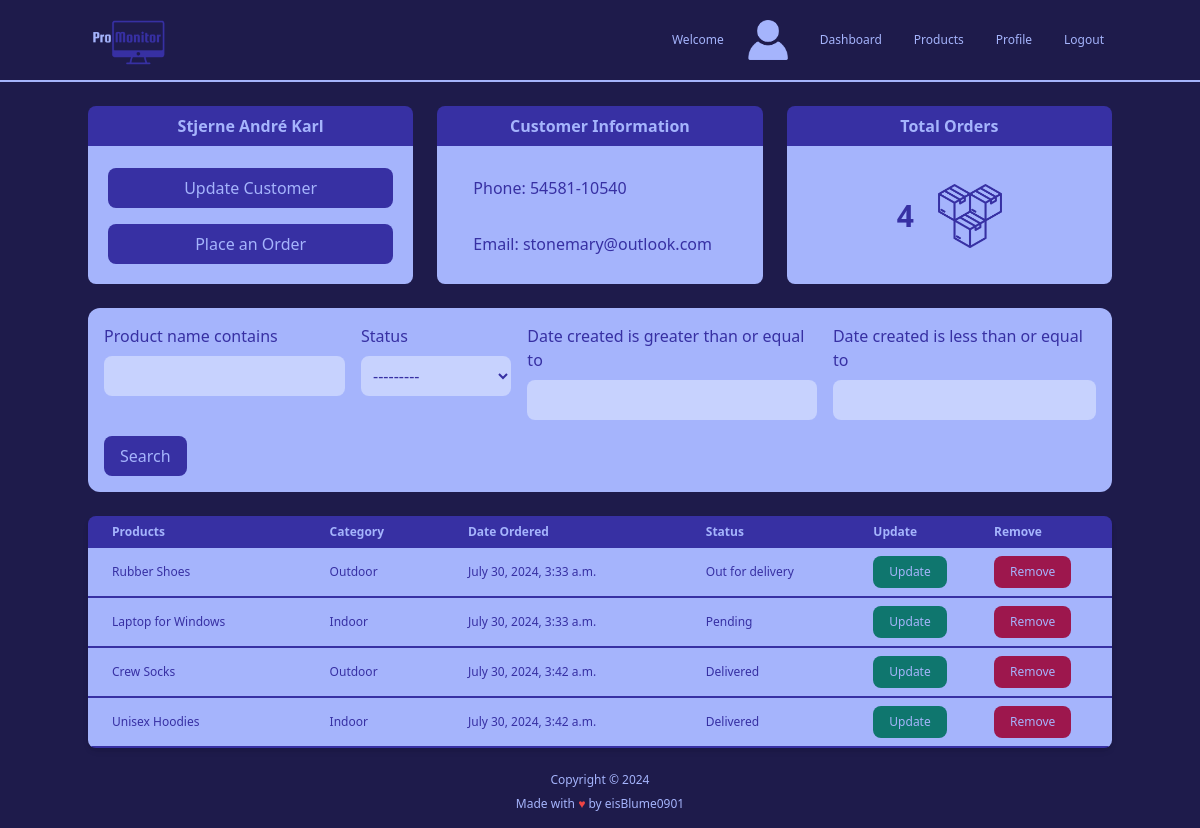
The page /customer/2/ (signed in) on the database its author committed.
### accounts/models.py (models this page shows, shortened)
class Customer(models.Model):
    user = models.OneToOneField(User, null=True, on_delete=models.CASCADE) # CASCADE means that if the user is deleted, the customer will also be deleted
    name = models.CharField(max_length=200, null=True)
    phone = models.CharField(max_length=200, null=True)
    email = models.EmailField(max_length=200, null=True)
    date_created = models.DateTimeField(auto_now_add=True, null=True)
    avatar = models.ImageField(null=True, blank=True, default='images/default_user_image.png')

class Order(models.Model):
    STATUS = (
        ('Pending', 'Pending'),
        ('Out for delivery', 'Out for delivery'),
        ('Delivered', 'Delivered'),
    )
    customer = models.ForeignKey(Customer, null=True, on_delete=models.SET_NULL)
    product = models.ForeignKey(Product, null=True, on_delete=models.SET_NULL)
    date_created = models.DateTimeField(auto_now_add=True, null=True)
    status = models.CharField(max_length=200, null=True, choices=STATUS)

class Product(models.Model):
    CATEGORY = (
        ('Indoor', 'Indoor'),
        ('Outdoor', 'Outdoor'),
    )
    name = models.CharField(max_length=200, null=True)
    price = models.FloatField(null=True)
    category = models.CharField(max_length=200, null=True, choices=CATEGORY)
    description = models.TextField(null=True, blank=True)
    date_created = models.DateTimeField(auto_now_add=True, null=True)
    tags = models.ManyToManyField('Tag')
    def __str__(self) -> str:
        return self.name if self.name else "Unknown Product"

### accounts/views.py (the view)
# urls.py: path('customer/<str:pk>/', views.customer, name="customer"),
@permission_required('accounts.view_customer', login_url='login')
def customer(request, pk):
    customer = get_object_or_404(Customer, id=pk) # Much better than Customer.objects.get(id=pk) because it will return a 404 error if the customer does not exist
    orders = customer.order_set.all()
    ordersCount = orders.count()
    orderFilter = OrderFilter(request.GET, queryset=orders)
    orders = orderFilter.qs # From all possible existing orders to filtered order
    context = {
        'customer': customer,
        'orders': orders,
        'ordersCount': ordersCount,
        'orderFilter': orderFilter,
    }
    return render(request, 'accounts/customer.html', context)

### templates/accounts/customer.html (shortened to what this page needs)
{% extends 'main.html' %}
{% block content %}
{% include 'partials/_home_navbar.html' %}
{% include 'partials/_customer_cards.html' %}
{% include 'partials/_search_bar.html' %}
{% include 'partials/_product_table.html' %}
{% endblock %}

### templates/partials/_customer_cards.html
{% load static %}
<div class="grid sm:grid-cols-1 md:grid-cols-2 lg:grid-cols-3 max-w-screen-lg mx-auto justify-between gap-6 mt-6">
    <div class="flex flex-col">
        <h1 class="text-md text-center text-indigo-300 font-bold rounded-t-lg bg-indigo-800 border-indigo-800 border-b-2 border-b-indigo-300 py-2">{{ customer.name }}</h1>
        <div class="rounded-b-lg bg-indigo-300 p-5">
            <div class="flex flex-col space-y-4">
                <button class="font-medium bg-indigo-800 text-indigo-300 rounded-lg hover:bg-indigo-200 hover:text-indigo-800 w-full px-4 py-2"><a href="{% url 'update_customer' customer.id %}">Update Customer</a></button>
                <button class="font-medium bg-indigo-800 text-indigo-300 rounded-lg hover:bg-indigo-200 hover:text-indigo-800 w-full px-4 py-2"><a href="{% url 'create_order' customer.id %}">Place an Order</a></button>
            </div>
        </div>
    </div>
    <div class="flex flex-col">
        <h1 class="text-md text-center text-indigo-300 font-bold rounded-t-lg bg-indigo-800 border-indigo-800 border-b-2 border-b-indigo-300 py-2">Customer Information</h1>
        <div class="text-indigo-800 font-medium rounded-b-lg bg-indigo-300 p-5">
            <div class="flex flex-col space-y-4">
                <p class="font-medium px-4 py-2">Phone: {{ customer.phone }}</p>
                <p class="font-medium px-4 py-2">Email: {{ customer.email }}</p>
            </div>
        </div>
    </div>
    <div class="flex flex-col">
        <h1 class="text-md text-center text-indigo-300 font-bold rounded-t-lg bg-indigo-800 border-indigo-800 border-b-2 border-b-indigo-300 py-2">Total Orders</h1>
        <div class="rounded-b-lg bg-indigo-300 p-5">
            <div class="flex flex-row mx-auto space-x-6 items-center justify-center py-4">
                <p class="text-3xl text-center text-indigo-800 font-bold">{{ ordersCount }}</p>
                <img src="{% static 'images/total_orders_icon.png' %}" alt="Total Orders Icon" class="w-16">
            </div>
        </div>
    </div>
</div>

### templates/partials/_product_table.html (shortened to what this page needs)
<div class="max-w-screen-lg mx-auto my-6">
        <div class="relative overflow-x-auto shadow-md rounded-lg">
            <table class="w-full text-sm text-left text-indigo-300">
                <thead class="text-xs text-indigo-300 bg-indigo-800">
                    <tr>
                        <th class="px-6 py-2">
                            Products
                        </th>
                        <th class="px-6 py-2">
                            Category
                        </th>
                        <th class="px-6 py-2">
                            Date Ordered
                        </th>
                        <th class="px-6 py-2">
                            Status
                        </th>
                        <th class="p-2">
                            Update
                        </th>
                        <th class="p-2">
                            Remove
                        </th>
                    </tr>
                </thead>
                <tbody class="text-xs text-indigo-800 font-medium">
                    {% for order in orders %}
                    <tr class="bg-indigo-300 border-b-2 border-indigo-800 hover:bg-indigo-200">
                        <td class="px-6 py-2">{{ order.product }}</td>
                        <td class="px-6 py-2">{{ order.product.category }}</td>
                        <td class="px-6 py-2">{{ order.date_created }}</td>
                        <td class="px-6 py-2">{{ order.status}}</td>
                        <td class="p-2">
                            {% if perms.accounts.change_order %}
                            <a href="{% url 'update_order' order.id %}">
                                <button class="font-medium bg-teal-700 text-indigo-300 rounded-lg px-4 py-2 hover:bg-teal-300 hover:text-indigo-800">Update</button>
                            </a>
                            {% endif %}
                        </td>
                        <td class="p-2">
                            {% if perms.accounts.delete_order %}
                                <a href="{% url 'delete_order' order.id %}">
                                    <button class="font-medium bg-pink-800 text-indigo-300 rounded-lg px-4 py-2 hover:bg-pink-300 hover:text-indigo-800">Remove</button>
                                </a>
                            {% else %}
                                <button class="font-medium bg-pink-800 text-indigo-300 rounded-lg px-4 py-2 hover:bg-pink-300 hover:text-indigo-800" disabled>Remove</button>
                            {% endif %}
                        </td>
                    </tr>
                    {% endfor %}
                </tbody>
            </table>
        </div>
    </div>

### rows shown on the page
Customer: name "Stjerne André Karl", phone "54581-10540", email "stonemary@outlook.com"
Order: product "Rubber Shoes", product.category "Outdoor", date_created "July 30, 2024, 3:33 a.m.", status "Out for delivery"
Order: product "Laptop for Windows", product.category "Indoor", date_created "July 30, 2024, 3:33 a.m.", status "Pending"
Order: product "Crew Socks", product.category "Outdoor", date_created "July 30, 2024, 3:42 a.m.", status "Delivered"
Order: product "Unisex Hoodies", product.category "Indoor", date_created "July 30, 2024, 3:42 a.m.", status "Delivered"

### other values the page prints
{{ ordersCount }} "4"
{{ orderFilter.form.product_name.label }} "Product name contains"
{{ orderFilter.form.status.label }} "Status"
{{ orderFilter.form.start_date.label }} "Date created is greater than or equal to"
{{ orderFilter.form.end_date.label }} "Date created is less than or equal to"
